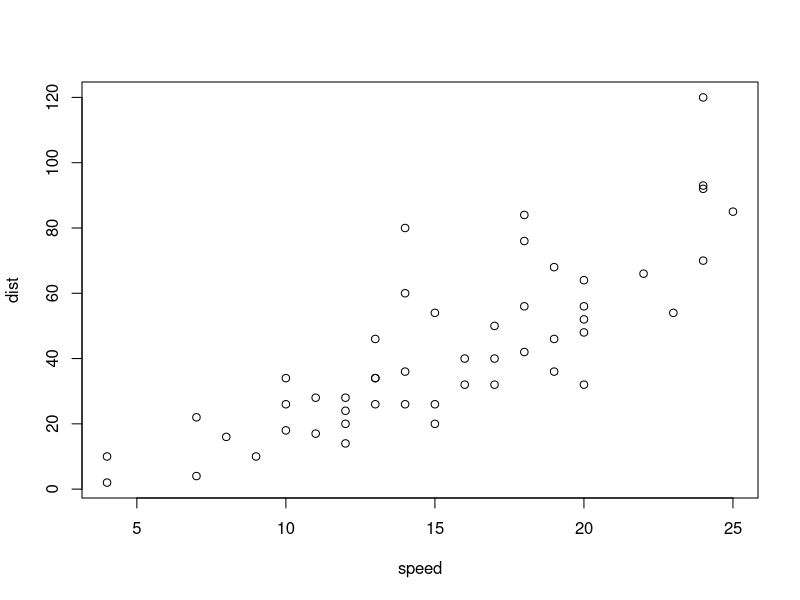
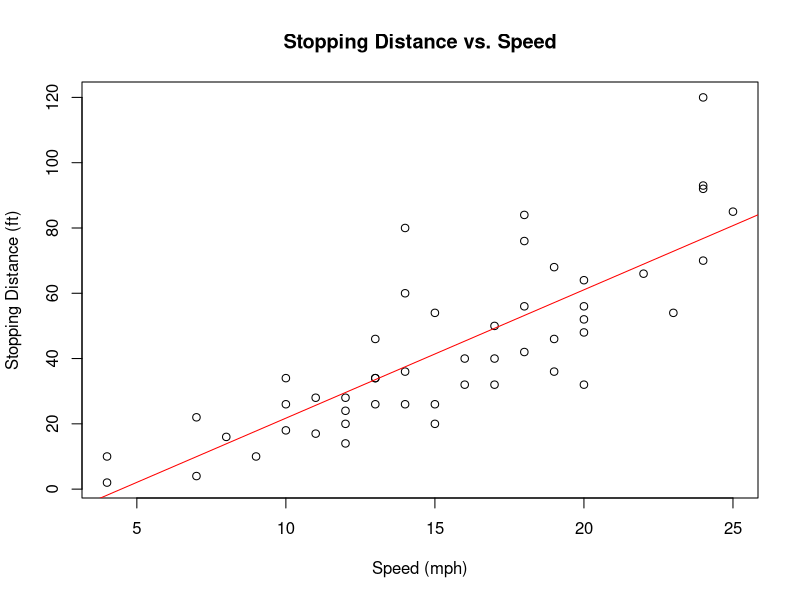
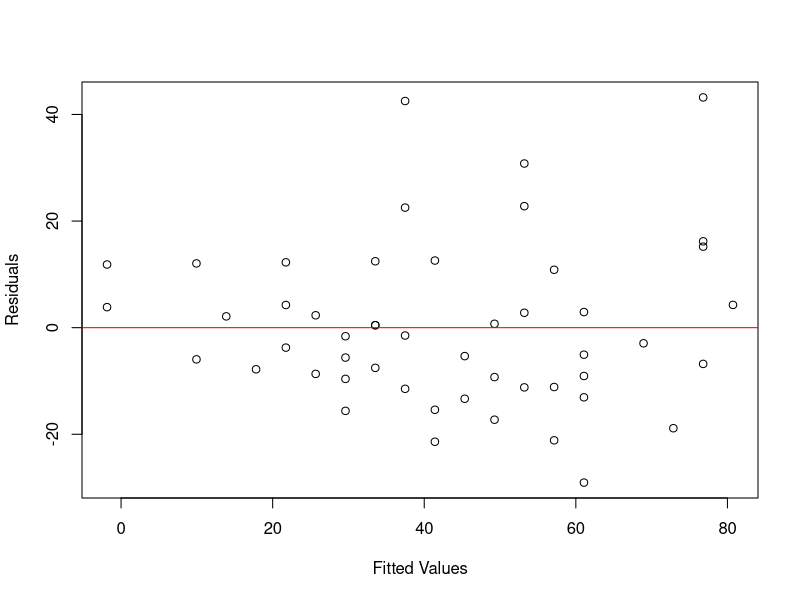
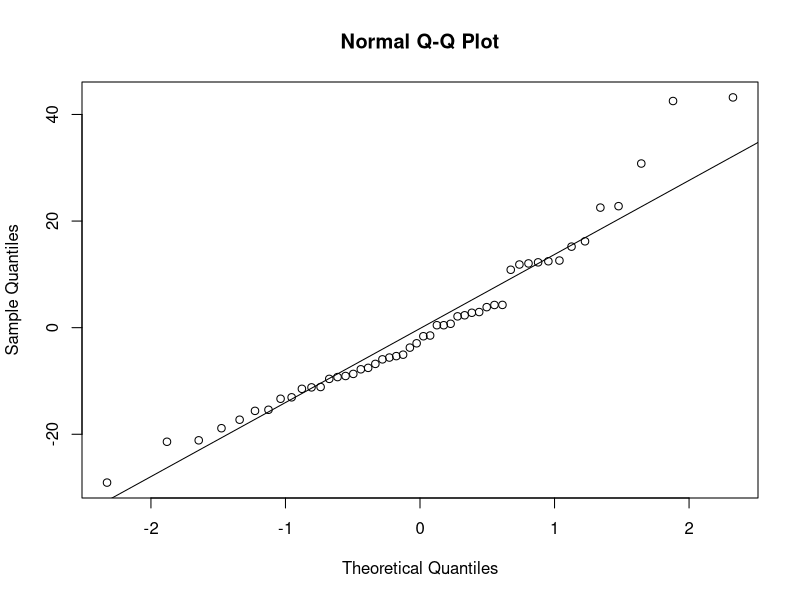

These charts were generated, in order, by the following R code:
## ---- chunk 1
knitr::opts_chunk$set(echo = TRUE)
## ---- chunk 2
head(cars)
summary(cars)
plot(cars)
## ---- chunk 3
clm = lm(cars$dist~cars$speed, data=cars)
clm
## ---- chunk 4
plot(cars$speed, cars$dist, xlab='Speed (mph)', ylab='Stopping Distance (ft)', main='Stopping Distance vs. Speed')
abline(clm,col=c("red"))
## ---- chunk 5
summary(clm)
## ---- chunk 6
plot(clm$fitted.values, clm$residuals, xlab='Fitted Values', ylab='Residuals')
abline(0,0,col=c("red"))
## ---- chunk 7
qqnorm(clm$residuals)
qqline(clm$residuals)
